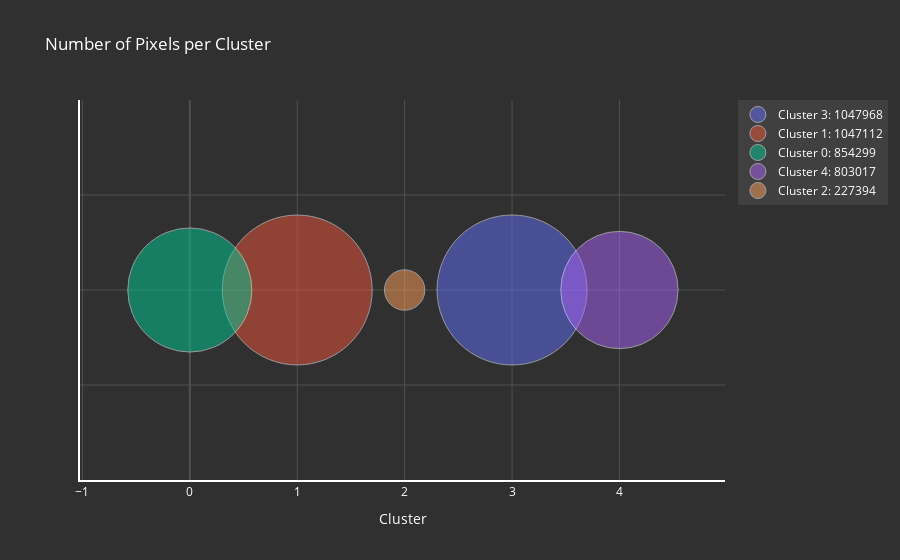

Write notebook code for a chart like this one.
### Code cell
# Convert index and values to lists for plotting
clusters = cluster_counts.index.tolist()
counts = cluster_counts.values.tolist()

# Define minimum and maximum marker sizes
min_size = 10  # Minimum marker size in pixels
max_size = 150  # Maximum marker size in pixels

# Normalize the counts to scale between min_size and max_size
max_count = max(counts)
normalized_sizes = [(count / max_count) * (max_size - min_size) + min_size for count in counts]

# Mapping cluster IDs to specific colors for discrete legend entries
color_map = {cluster: color for cluster, color in zip(clusters, px.colors.qualitative.Plotly)}

# Initialize the figure
fig = go.Figure()

# Add scatter trace for each cluster
for cluster, size, count in zip(clusters, normalized_sizes, counts):
    fig.add_trace(go.Scatter(
        x=[cluster],
        y=[1],  # Y-values are constant; they only serve to display the relative sizes
        mode='markers',
        marker=dict(
            size=[size],
            color=[color_map[cluster]],  # Use specific color for each cluster
            opacity=0.5
        ),
        name=f'Cluster {cluster}: {count}',  # Name each trace to appear in the legend
    ))

# Update the layout for dark mode and adjust axis lines
fig.update_layout(
    title='Number of Pixels per Cluster',
    title_font_color='white',
    paper_bgcolor='#303030',
    plot_bgcolor='#303030',
    xaxis=dict(
        title='Cluster',
        title_font_color='white',
        tickfont_color='white',
        gridcolor='#505050',
        showline=True,
        linewidth=2,
        linecolor='white',
        zeroline=True,
        zerolinewidth=2,
        zerolinecolor='#505050',  # Adjust 0 axis line to match the grid
    ),
    yaxis=dict(
        showticklabels=False,
        gridcolor='#505050',
        showline=True,
        linewidth=2,
        linecolor='white',
        zeroline=True,
        zerolinewidth=2,
        zerolinecolor='#505050',  # Adjust 0 axis line to match the grid
    ),
    legend=dict(
        font_color='white',
        bgcolor='#404040',
        title_font_color='white'
    )
)

# Show the interactive plot
fig.show()

### Figure 1 — Plotly figure (JSON) as saved in the notebook; plotly's stock layout.template omitted (floating-point values rounded to 4 significant figures)
{"data": [{"marker": {"color": ["#636EFA"], "opacity": 0.5, "size": [150]}, "mode": "markers", "name": "Cluster 3: 1047968", "type": "scatter", "x": [3], "y": [1]}, {"marker": {"color": ["#EF553B"], "opacity": 0.5, "size": [149.9]}, "mode": "markers", "name": "Cluster 1: 1047112", "type": "scatter", "x": [1], "y": [1]}, {"marker": {"color": ["#00CC96"], "opacity": 0.5, "size": [124.1]}, "mode": "markers", "name": "Cluster 0: 854299", "type": "scatter", "x": [0], "y": [1]}, {"marker": {"color": ["#AB63FA"], "opacity": 0.5, "size": [117.3]}, "mode": "markers", "name": "Cluster 4: 803017", "type": "scatter", "x": [4], "y": [1]}, {"marker": {"color": ["#FFA15A"], "opacity": 0.5, "size": [40.38]}, "mode": "markers", "name": "Cluster 2: 227394", "type": "scatter", "x": [2], "y": [1]}], "layout": {"legend": {"bgcolor": "#404040", "font": {"color": "white"}, "title": {"font": {"color": "white"}}}, "paper_bgcolor": "#303030", "plot_bgcolor": "#303030", "title": {"font": {"color": "white"}, "text": "Number of Pixels per Cluster"}, "xaxis": {"gridcolor": "#505050", "linecolor": "white", "linewidth": 2, "showline": true, "tickfont": {"color": "white"}, "title": {"font": {"color": "white"}, "text": "Cluster"}, "zeroline": true, "zerolinecolor": "#505050", "zerolinewidth": 2}, "yaxis": {"gridcolor": "#505050", "linecolor": "white", "linewidth": 2, "showline": true, "showticklabels": false, "zeroline": true, "zerolinecolor": "#505050", "zerolinewidth": 2}}}
